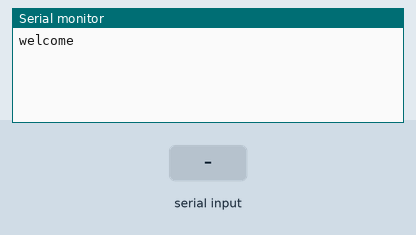
The sketch below on a simulated Arduino Mega 2560, built with avr-gcc and run on an emulated ATmega2560. Parts: the last lines printed to the serial monitor. Inputs (shaded band) come from the test bench.

Above: at 1.2 s.
1.3 s: "1" received over the second serial link
At 2.6 s:
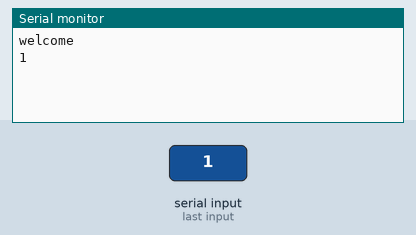
3.8 s: "0" received over the second serial link
At 5.2 s:
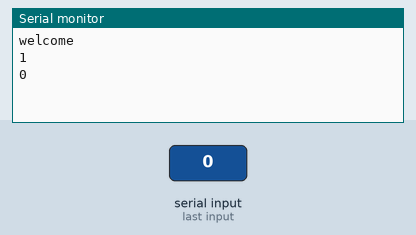
5.3 s: "2" received over the second serial link
At 6.8 s:
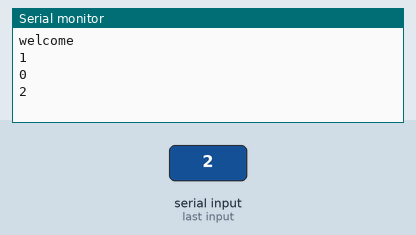

The sketch:

hc-06-twoWords.ino
```cpp
String state;
String word1;
String word2;
void setup() {

  Serial2.begin(9600);
  Serial.begin(9600);
 Serial.println("welcome");

    }

void loop() {
 // Serial.println("I am void loop");
    if   ( Serial2.available() )      {
      state = Serial2.readString();
   Serial.println(state);
   word1=state.substring( 1 , 12);
    word2=state.substring( 13 , 17);
    Serial.println(word1);
    Serial.println(word2);


}//end serial available
}//end loop
```

Measured:
- after the input at 1.3 s, the serial monitor: prints a new line after 1.0 s (image 1)
- after the input at 3.8 s, the serial monitor: prints a new line after 1.0 s (image 2)
- after the input at 5.3 s, the serial monitor: prints a new line after 1.0 s (image 3)
